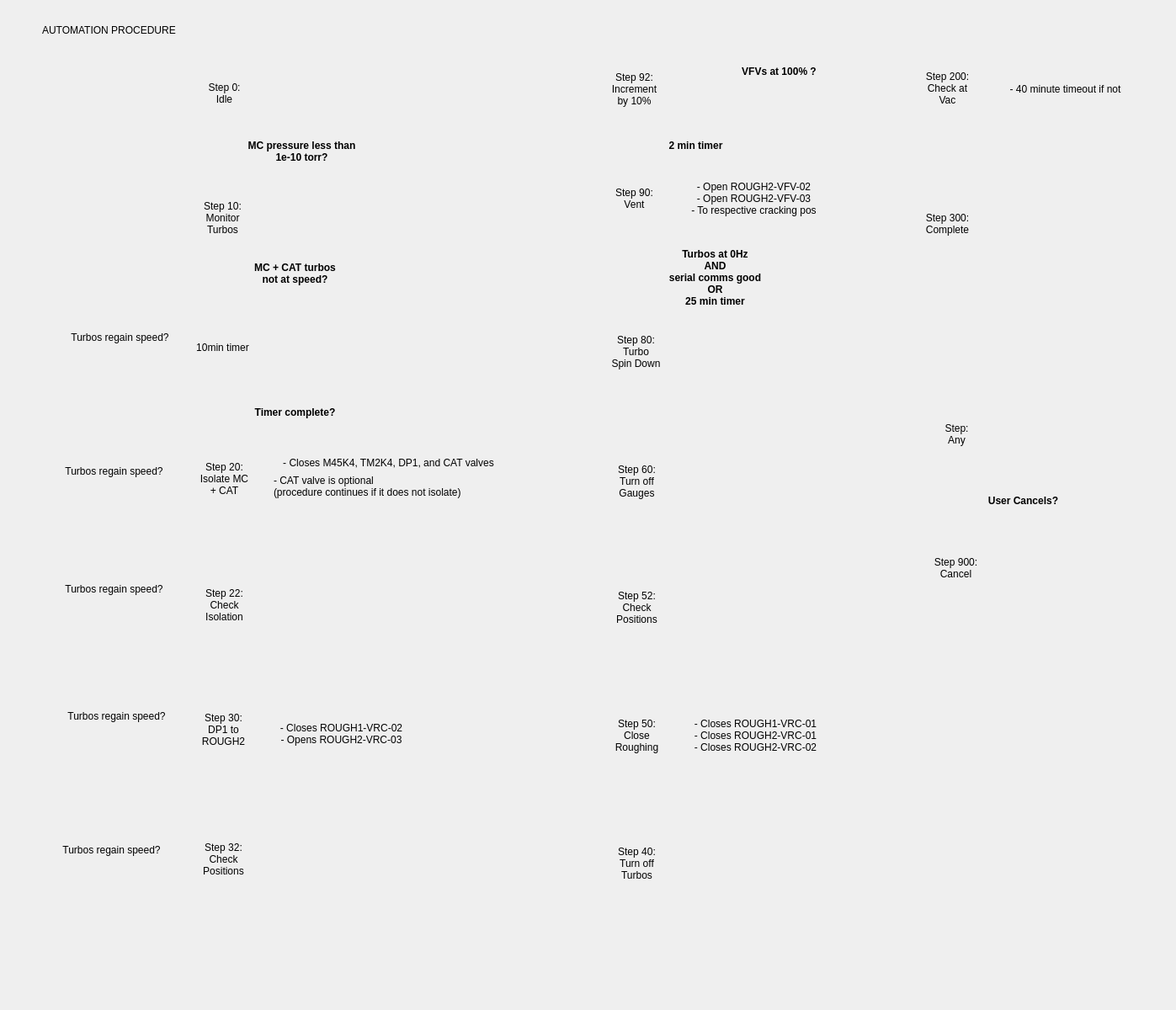
<?xml version="1.0" encoding="UTF-8"?>
<ui version="4.0">
 <class>Form</class>
 <widget class="PyDMFrame" name="Form">
  <property name="geometry">
   <rect>
    <x>0</x>
    <y>0</y>
    <width>1397</width>
    <height>1200</height>
   </rect>
  </property>
  <property name="windowTitle">
   <string>Form</string>
  </property>
  <widget class="PyDMDrawingCircle" name="PyDMDrawingCircle">
   <property name="geometry">
    <rect>
     <x>219</x>
     <y>70</y>
     <width>91</width>
     <height>81</height>
    </rect>
   </property>
   <property name="toolTip">
    <string/>
   </property>
   <property name="brush" stdset="0">
    <brush brushstyle="SolidPattern">
     <color alpha="0">
      <red>0</red>
      <green>0</green>
      <blue>0</blue>
     </color>
    </brush>
   </property>
   <property name="penStyle" stdset="0">
    <enum>Qt::SolidLine</enum>
   </property>
  </widget>
  <widget class="PyDMLabel" name="PyDMLabel">
   <property name="geometry">
    <rect>
     <x>50</x>
     <y>20</y>
     <width>231</width>
     <height>31</height>
    </rect>
   </property>
   <property name="toolTip">
    <string/>
   </property>
   <property name="text">
    <string>AUTOMATION PROCEDURE</string>
   </property>
  </widget>
  <widget class="QLabel" name="label">
   <property name="geometry">
    <rect>
     <x>231</x>
     <y>85</y>
     <width>71</width>
     <height>51</height>
    </rect>
   </property>
   <property name="text">
    <string>Step 0:
Idle</string>
   </property>
   <property name="alignment">
    <set>Qt::AlignCenter</set>
   </property>
  </widget>
  <widget class="PyDMDrawingLine" name="PyDMDrawingLine">
   <property name="geometry">
    <rect>
     <x>215</x>
     <y>159</y>
     <width>100</width>
     <height>51</height>
    </rect>
   </property>
   <property name="toolTip">
    <string/>
   </property>
   <property name="rotation" stdset="0">
    <double>270.000000000000000</double>
   </property>
   <property name="arrowEndPoint" stdset="0">
    <bool>true</bool>
   </property>
  </widget>
  <widget class="QLabel" name="label_2">
   <property name="geometry">
    <rect>
     <x>260</x>
     <y>300</y>
     <width>181</width>
     <height>51</height>
    </rect>
   </property>
   <property name="text">
    <string>&lt;html&gt;&lt;head/&gt;&lt;body&gt;&lt;p&gt;&lt;span style=&quot; font-weight:600;&quot;&gt;MC + CAT turbos&lt;br/&gt;not at speed?&lt;/span&gt;&lt;/p&gt;&lt;/body&gt;&lt;/html&gt;</string>
   </property>
   <property name="alignment">
    <set>Qt::AlignCenter</set>
   </property>
  </widget>
  <widget class="PyDMDrawingCircle" name="PyDMDrawingCircle_2">
   <property name="geometry">
    <rect>
     <x>219</x>
     <y>215</y>
     <width>91</width>
     <height>81</height>
    </rect>
   </property>
   <property name="toolTip">
    <string/>
   </property>
   <property name="brush" stdset="0">
    <brush brushstyle="SolidPattern">
     <color alpha="0">
      <red>0</red>
      <green>0</green>
      <blue>0</blue>
     </color>
    </brush>
   </property>
   <property name="penStyle" stdset="0">
    <enum>Qt::SolidLine</enum>
   </property>
  </widget>
  <widget class="QLabel" name="label_3">
   <property name="geometry">
    <rect>
     <x>224</x>
     <y>233</y>
     <width>81</width>
     <height>51</height>
    </rect>
   </property>
   <property name="text">
    <string>Step 10:
Monitor
Turbos</string>
   </property>
   <property name="alignment">
    <set>Qt::AlignCenter</set>
   </property>
  </widget>
  <widget class="QLabel" name="label_4">
   <property name="geometry">
    <rect>
     <x>248</x>
     <y>155</y>
     <width>221</width>
     <height>51</height>
    </rect>
   </property>
   <property name="text">
    <string>&lt;html&gt;&lt;head/&gt;&lt;body&gt;&lt;p&gt;&lt;span style=&quot; font-weight:600;&quot;&gt;MC pressure less than&lt;br/&gt;1e-10 torr?&lt;/span&gt;&lt;/p&gt;&lt;/body&gt;&lt;/html&gt;</string>
   </property>
   <property name="alignment">
    <set>Qt::AlignCenter</set>
   </property>
  </widget>
  <widget class="PyDMDrawingLine" name="PyDMDrawingLine_2">
   <property name="geometry">
    <rect>
     <x>215</x>
     <y>308</y>
     <width>100</width>
     <height>51</height>
    </rect>
   </property>
   <property name="toolTip">
    <string/>
   </property>
   <property name="rotation" stdset="0">
    <double>270.000000000000000</double>
   </property>
   <property name="arrowEndPoint" stdset="0">
    <bool>true</bool>
   </property>
  </widget>
  <widget class="PyDMDrawingCircle" name="PyDMDrawingCircle_3">
   <property name="geometry">
    <rect>
     <x>218</x>
     <y>369</y>
     <width>91</width>
     <height>91</height>
    </rect>
   </property>
   <property name="toolTip">
    <string/>
   </property>
   <property name="brush" stdset="0">
    <brush brushstyle="SolidPattern">
     <color alpha="0">
      <red>0</red>
      <green>0</green>
      <blue>0</blue>
     </color>
    </brush>
   </property>
   <property name="penStyle" stdset="0">
    <enum>Qt::SolidLine</enum>
   </property>
  </widget>
  <widget class="QLabel" name="label_5">
   <property name="geometry">
    <rect>
     <x>229</x>
     <y>387</y>
     <width>71</width>
     <height>51</height>
    </rect>
   </property>
   <property name="text">
    <string>10min timer</string>
   </property>
   <property name="alignment">
    <set>Qt::AlignCenter</set>
   </property>
  </widget>
  <widget class="PyDMDrawingLine" name="PyDMDrawingLine_3">
   <property name="geometry">
    <rect>
     <x>59</x>
     <y>80</y>
     <width>151</width>
     <height>51</height>
    </rect>
   </property>
   <property name="toolTip">
    <string/>
   </property>
   <property name="rotation" stdset="0">
    <double>0.000000000000000</double>
   </property>
   <property name="arrowEndPoint" stdset="0">
    <bool>true</bool>
   </property>
  </widget>
  <widget class="PyDMDrawingLine" name="PyDMDrawingLine_4">
   <property name="geometry">
    <rect>
     <x>10</x>
     <y>103</y>
     <width>100</width>
     <height>931</height>
    </rect>
   </property>
   <property name="toolTip">
    <string/>
   </property>
   <property name="penWidth" stdset="0">
    <double>1.000000000000000</double>
   </property>
   <property name="rotation" stdset="0">
    <double>90.000000000000000</double>
   </property>
  </widget>
  <widget class="QLabel" name="label_7">
   <property name="geometry">
    <rect>
     <x>245</x>
     <y>465</y>
     <width>211</width>
     <height>51</height>
    </rect>
   </property>
   <property name="text">
    <string>&lt;b&gt;Timer complete?</string>
   </property>
   <property name="alignment">
    <set>Qt::AlignCenter</set>
   </property>
  </widget>
  <widget class="PyDMDrawingLine" name="PyDMDrawingLine_5">
   <property name="geometry">
    <rect>
     <x>216</x>
     <y>468</y>
     <width>100</width>
     <height>51</height>
    </rect>
   </property>
   <property name="toolTip">
    <string/>
   </property>
   <property name="rotation" stdset="0">
    <double>270.000000000000000</double>
   </property>
   <property name="arrowEndPoint" stdset="0">
    <bool>true</bool>
   </property>
  </widget>
  <widget class="PyDMDrawingLine" name="PyDMDrawingLine_6">
   <property name="geometry">
    <rect>
     <x>65</x>
     <y>393</y>
     <width>141</width>
     <height>51</height>
    </rect>
   </property>
   <property name="toolTip">
    <string/>
   </property>
   <property name="penCapStyle" stdset="0">
    <enum>Qt::SquareCap</enum>
   </property>
   <property name="rotation" stdset="0">
    <double>180.000000000000000</double>
   </property>
   <property name="arrowEndPoint" stdset="0">
    <bool>true</bool>
   </property>
  </widget>
  <widget class="QLabel" name="label_8">
   <property name="geometry">
    <rect>
     <x>221</x>
     <y>533</y>
     <width>91</width>
     <height>71</height>
    </rect>
   </property>
   <property name="text">
    <string>Step 20:
Isolate MC
+ CAT</string>
   </property>
   <property name="alignment">
    <set>Qt::AlignCenter</set>
   </property>
  </widget>
  <widget class="PyDMDrawingCircle" name="PyDMDrawingCircle_4">
   <property name="geometry">
    <rect>
     <x>220</x>
     <y>524</y>
     <width>91</width>
     <height>91</height>
    </rect>
   </property>
   <property name="toolTip">
    <string/>
   </property>
   <property name="brush" stdset="0">
    <brush brushstyle="SolidPattern">
     <color alpha="0">
      <red>0</red>
      <green>0</green>
      <blue>0</blue>
     </color>
    </brush>
   </property>
   <property name="penStyle" stdset="0">
    <enum>Qt::SolidLine</enum>
   </property>
  </widget>
  <widget class="PyDMDrawingLine" name="PyDMDrawingLine_8">
   <property name="geometry">
    <rect>
     <x>67</x>
     <y>553</y>
     <width>141</width>
     <height>51</height>
    </rect>
   </property>
   <property name="toolTip">
    <string/>
   </property>
   <property name="penCapStyle" stdset="0">
    <enum>Qt::SquareCap</enum>
   </property>
   <property name="rotation" stdset="0">
    <double>180.000000000000000</double>
   </property>
   <property name="arrowEndPoint" stdset="0">
    <bool>true</bool>
   </property>
  </widget>
  <widget class="QLabel" name="label_9">
   <property name="geometry">
    <rect>
     <x>57</x>
     <y>385</y>
     <width>171</width>
     <height>31</height>
    </rect>
   </property>
   <property name="text">
    <string>Turbos regain speed?</string>
   </property>
   <property name="alignment">
    <set>Qt::AlignCenter</set>
   </property>
  </widget>
  <widget class="QLabel" name="label_10">
   <property name="geometry">
    <rect>
     <x>50</x>
     <y>544</y>
     <width>171</width>
     <height>31</height>
    </rect>
   </property>
   <property name="text">
    <string>Turbos regain speed?</string>
   </property>
   <property name="alignment">
    <set>Qt::AlignCenter</set>
   </property>
  </widget>
  <widget class="QLabel" name="label_11">
   <property name="geometry">
    <rect>
     <x>281</x>
     <y>524</y>
     <width>361</width>
     <height>51</height>
    </rect>
   </property>
   <property name="text">
    <string>- Closes M45K4, TM2K4, DP1, and CAT valves</string>
   </property>
   <property name="alignment">
    <set>Qt::AlignCenter</set>
   </property>
  </widget>
  <widget class="QLabel" name="label_12">
   <property name="geometry">
    <rect>
     <x>221</x>
     <y>683</y>
     <width>91</width>
     <height>71</height>
    </rect>
   </property>
   <property name="text">
    <string>Step 22:
Check
Isolation</string>
   </property>
   <property name="alignment">
    <set>Qt::AlignCenter</set>
   </property>
  </widget>
  <widget class="PyDMDrawingLine" name="PyDMDrawingLine_7">
   <property name="geometry">
    <rect>
     <x>216</x>
     <y>619</y>
     <width>100</width>
     <height>51</height>
    </rect>
   </property>
   <property name="toolTip">
    <string/>
   </property>
   <property name="rotation" stdset="0">
    <double>270.000000000000000</double>
   </property>
   <property name="arrowEndPoint" stdset="0">
    <bool>true</bool>
   </property>
  </widget>
  <widget class="PyDMDrawingCircle" name="PyDMDrawingCircle_5">
   <property name="geometry">
    <rect>
     <x>220</x>
     <y>674</y>
     <width>91</width>
     <height>91</height>
    </rect>
   </property>
   <property name="toolTip">
    <string/>
   </property>
   <property name="brush" stdset="0">
    <brush brushstyle="SolidPattern">
     <color alpha="0">
      <red>0</red>
      <green>0</green>
      <blue>0</blue>
     </color>
    </brush>
   </property>
   <property name="penStyle" stdset="0">
    <enum>Qt::SolidLine</enum>
   </property>
  </widget>
  <widget class="QLabel" name="label_13">
   <property name="geometry">
    <rect>
     <x>325</x>
     <y>552</y>
     <width>361</width>
     <height>51</height>
    </rect>
   </property>
   <property name="text">
    <string>- CAT valve is optional
(procedure continues if it does not isolate)</string>
   </property>
   <property name="alignment">
    <set>Qt::AlignLeading|Qt::AlignLeft|Qt::AlignVCenter</set>
   </property>
  </widget>
  <widget class="PyDMDrawingLine" name="PyDMDrawingLine_9">
   <property name="geometry">
    <rect>
     <x>67</x>
     <y>693</y>
     <width>141</width>
     <height>51</height>
    </rect>
   </property>
   <property name="toolTip">
    <string/>
   </property>
   <property name="penCapStyle" stdset="0">
    <enum>Qt::SquareCap</enum>
   </property>
   <property name="rotation" stdset="0">
    <double>180.000000000000000</double>
   </property>
   <property name="arrowEndPoint" stdset="0">
    <bool>true</bool>
   </property>
  </widget>
  <widget class="QLabel" name="label_15">
   <property name="geometry">
    <rect>
     <x>50</x>
     <y>684</y>
     <width>171</width>
     <height>31</height>
    </rect>
   </property>
   <property name="text">
    <string>Turbos regain speed?</string>
   </property>
   <property name="alignment">
    <set>Qt::AlignCenter</set>
   </property>
  </widget>
  <widget class="PyDMDrawingLine" name="PyDMDrawingLine_11">
   <property name="geometry">
    <rect>
     <x>215</x>
     <y>769</y>
     <width>100</width>
     <height>51</height>
    </rect>
   </property>
   <property name="toolTip">
    <string/>
   </property>
   <property name="rotation" stdset="0">
    <double>270.000000000000000</double>
   </property>
   <property name="arrowEndPoint" stdset="0">
    <bool>true</bool>
   </property>
  </widget>
  <widget class="QLabel" name="label_17">
   <property name="geometry">
    <rect>
     <x>220</x>
     <y>836</y>
     <width>91</width>
     <height>61</height>
    </rect>
   </property>
   <property name="text">
    <string>Step 30:
DP1 to
ROUGH2</string>
   </property>
   <property name="alignment">
    <set>Qt::AlignCenter</set>
   </property>
  </widget>
  <widget class="PyDMDrawingCircle" name="PyDMDrawingCircle_7">
   <property name="geometry">
    <rect>
     <x>220</x>
     <y>824</y>
     <width>91</width>
     <height>91</height>
    </rect>
   </property>
   <property name="toolTip">
    <string/>
   </property>
   <property name="brush" stdset="0">
    <brush brushstyle="SolidPattern">
     <color alpha="0">
      <red>0</red>
      <green>0</green>
      <blue>0</blue>
     </color>
    </brush>
   </property>
   <property name="penStyle" stdset="0">
    <enum>Qt::SolidLine</enum>
   </property>
  </widget>
  <widget class="QLabel" name="label_18">
   <property name="geometry">
    <rect>
     <x>53</x>
     <y>835</y>
     <width>171</width>
     <height>31</height>
    </rect>
   </property>
   <property name="text">
    <string>Turbos regain speed?</string>
   </property>
   <property name="alignment">
    <set>Qt::AlignCenter</set>
   </property>
  </widget>
  <widget class="PyDMDrawingLine" name="PyDMDrawingLine_12">
   <property name="geometry">
    <rect>
     <x>70</x>
     <y>844</y>
     <width>141</width>
     <height>51</height>
    </rect>
   </property>
   <property name="toolTip">
    <string/>
   </property>
   <property name="penCapStyle" stdset="0">
    <enum>Qt::SquareCap</enum>
   </property>
   <property name="rotation" stdset="0">
    <double>180.000000000000000</double>
   </property>
   <property name="arrowEndPoint" stdset="0">
    <bool>true</bool>
   </property>
  </widget>
  <widget class="QLabel" name="label_19">
   <property name="geometry">
    <rect>
     <x>300</x>
     <y>846</y>
     <width>211</width>
     <height>51</height>
    </rect>
   </property>
   <property name="text">
    <string>- Closes ROUGH1-VRC-02
- Opens ROUGH2-VRC-03</string>
   </property>
   <property name="alignment">
    <set>Qt::AlignCenter</set>
   </property>
  </widget>
  <widget class="PyDMDrawingLine" name="PyDMDrawingLine_13">
   <property name="geometry">
    <rect>
     <x>214</x>
     <y>919</y>
     <width>100</width>
     <height>51</height>
    </rect>
   </property>
   <property name="toolTip">
    <string/>
   </property>
   <property name="rotation" stdset="0">
    <double>270.000000000000000</double>
   </property>
   <property name="arrowEndPoint" stdset="0">
    <bool>true</bool>
   </property>
  </widget>
  <widget class="QLabel" name="label_20">
   <property name="geometry">
    <rect>
     <x>220</x>
     <y>990</y>
     <width>91</width>
     <height>61</height>
    </rect>
   </property>
   <property name="text">
    <string>Step 32:
Check
Positions</string>
   </property>
   <property name="alignment">
    <set>Qt::AlignCenter</set>
   </property>
  </widget>
  <widget class="PyDMDrawingCircle" name="PyDMDrawingCircle_8">
   <property name="geometry">
    <rect>
     <x>220</x>
     <y>978</y>
     <width>91</width>
     <height>91</height>
    </rect>
   </property>
   <property name="toolTip">
    <string/>
   </property>
   <property name="brush" stdset="0">
    <brush brushstyle="SolidPattern">
     <color alpha="0">
      <red>0</red>
      <green>0</green>
      <blue>0</blue>
     </color>
    </brush>
   </property>
   <property name="penStyle" stdset="0">
    <enum>Qt::SolidLine</enum>
   </property>
  </widget>
  <widget class="QLabel" name="label_21">
   <property name="geometry">
    <rect>
     <x>47</x>
     <y>994</y>
     <width>171</width>
     <height>31</height>
    </rect>
   </property>
   <property name="text">
    <string>Turbos regain speed?</string>
   </property>
   <property name="alignment">
    <set>Qt::AlignCenter</set>
   </property>
  </widget>
  <widget class="PyDMDrawingLine" name="PyDMDrawingLine_14">
   <property name="geometry">
    <rect>
     <x>64</x>
     <y>1003</y>
     <width>141</width>
     <height>51</height>
    </rect>
   </property>
   <property name="toolTip">
    <string/>
   </property>
   <property name="penCapStyle" stdset="0">
    <enum>Qt::SquareCap</enum>
   </property>
   <property name="rotation" stdset="0">
    <double>180.000000000000000</double>
   </property>
   <property name="arrowEndPoint" stdset="0">
    <bool>true</bool>
   </property>
  </widget>
  <widget class="PyDMDrawingLine" name="PyDMDrawingLine_16">
   <property name="geometry">
    <rect>
     <x>267</x>
     <y>1098</y>
     <width>491</width>
     <height>51</height>
    </rect>
   </property>
   <property name="toolTip">
    <string/>
   </property>
   <property name="rotation" stdset="0">
    <double>0.000000000000000</double>
   </property>
   <property name="arrowEndPoint" stdset="0">
    <bool>false</bool>
   </property>
  </widget>
  <widget class="PyDMDrawingLine" name="PyDMDrawingLine_17">
   <property name="geometry">
    <rect>
     <x>216</x>
     <y>1074</y>
     <width>100</width>
     <height>51</height>
    </rect>
   </property>
   <property name="toolTip">
    <string/>
   </property>
   <property name="rotation" stdset="0">
    <double>270.000000000000000</double>
   </property>
   <property name="arrowEndPoint" stdset="0">
    <bool>false</bool>
   </property>
  </widget>
  <widget class="PyDMDrawingLine" name="PyDMDrawingLine_18">
   <property name="geometry">
    <rect>
     <x>709</x>
     <y>1074</y>
     <width>100</width>
     <height>51</height>
    </rect>
   </property>
   <property name="toolTip">
    <string/>
   </property>
   <property name="rotation" stdset="0">
    <double>90.000000000000000</double>
   </property>
   <property name="arrowEndPoint" stdset="0">
    <bool>true</bool>
   </property>
  </widget>
  <widget class="QLabel" name="label_24">
   <property name="geometry">
    <rect>
     <x>711</x>
     <y>995</y>
     <width>91</width>
     <height>61</height>
    </rect>
   </property>
   <property name="text">
    <string>Step 40:
Turn off
Turbos</string>
   </property>
   <property name="alignment">
    <set>Qt::AlignCenter</set>
   </property>
  </widget>
  <widget class="PyDMDrawingCircle" name="PyDMDrawingCircle_10">
   <property name="geometry">
    <rect>
     <x>711</x>
     <y>981</y>
     <width>91</width>
     <height>91</height>
    </rect>
   </property>
   <property name="toolTip">
    <string/>
   </property>
   <property name="brush" stdset="0">
    <brush brushstyle="SolidPattern">
     <color alpha="0">
      <red>0</red>
      <green>0</green>
      <blue>0</blue>
     </color>
    </brush>
   </property>
   <property name="penStyle" stdset="0">
    <enum>Qt::SolidLine</enum>
   </property>
  </widget>
  <widget class="QLabel" name="label_25">
   <property name="geometry">
    <rect>
     <x>711</x>
     <y>843</y>
     <width>91</width>
     <height>61</height>
    </rect>
   </property>
   <property name="text">
    <string>Step 50:
Close
Roughing</string>
   </property>
   <property name="alignment">
    <set>Qt::AlignCenter</set>
   </property>
  </widget>
  <widget class="PyDMDrawingCircle" name="PyDMDrawingCircle_11">
   <property name="geometry">
    <rect>
     <x>711</x>
     <y>831</y>
     <width>91</width>
     <height>91</height>
    </rect>
   </property>
   <property name="toolTip">
    <string/>
   </property>
   <property name="brush" stdset="0">
    <brush brushstyle="SolidPattern">
     <color alpha="0">
      <red>0</red>
      <green>0</green>
      <blue>0</blue>
     </color>
    </brush>
   </property>
   <property name="penStyle" stdset="0">
    <enum>Qt::SolidLine</enum>
   </property>
  </widget>
  <widget class="PyDMDrawingLine" name="PyDMDrawingLine_19">
   <property name="geometry">
    <rect>
     <x>706</x>
     <y>926</y>
     <width>100</width>
     <height>51</height>
    </rect>
   </property>
   <property name="toolTip">
    <string/>
   </property>
   <property name="rotation" stdset="0">
    <double>90.000000000000000</double>
   </property>
   <property name="arrowEndPoint" stdset="0">
    <bool>true</bool>
   </property>
  </widget>
  <widget class="PyDMDrawingLine" name="PyDMDrawingLine_20">
   <property name="geometry">
    <rect>
     <x>706</x>
     <y>774</y>
     <width>100</width>
     <height>51</height>
    </rect>
   </property>
   <property name="toolTip">
    <string/>
   </property>
   <property name="rotation" stdset="0">
    <double>90.000000000000000</double>
   </property>
   <property name="arrowEndPoint" stdset="0">
    <bool>true</bool>
   </property>
  </widget>
  <widget class="PyDMDrawingCircle" name="PyDMDrawingCircle_12">
   <property name="geometry">
    <rect>
     <x>711</x>
     <y>679</y>
     <width>91</width>
     <height>91</height>
    </rect>
   </property>
   <property name="toolTip">
    <string/>
   </property>
   <property name="brush" stdset="0">
    <brush brushstyle="SolidPattern">
     <color alpha="0">
      <red>0</red>
      <green>0</green>
      <blue>0</blue>
     </color>
    </brush>
   </property>
   <property name="penStyle" stdset="0">
    <enum>Qt::SolidLine</enum>
   </property>
  </widget>
  <widget class="QLabel" name="label_26">
   <property name="geometry">
    <rect>
     <x>711</x>
     <y>691</y>
     <width>91</width>
     <height>61</height>
    </rect>
   </property>
   <property name="text">
    <string>Step 52:
Check
Positions</string>
   </property>
   <property name="alignment">
    <set>Qt::AlignCenter</set>
   </property>
  </widget>
  <widget class="QLabel" name="label_28">
   <property name="geometry">
    <rect>
     <x>792</x>
     <y>833</y>
     <width>211</width>
     <height>81</height>
    </rect>
   </property>
   <property name="text">
    <string>- Closes ROUGH1-VRC-01
- Closes ROUGH2-VRC-01
- Closes ROUGH2-VRC-02</string>
   </property>
   <property name="alignment">
    <set>Qt::AlignCenter</set>
   </property>
  </widget>
  <widget class="PyDMDrawingCircle" name="PyDMDrawingCircle_13">
   <property name="geometry">
    <rect>
     <x>711</x>
     <y>527</y>
     <width>91</width>
     <height>91</height>
    </rect>
   </property>
   <property name="toolTip">
    <string/>
   </property>
   <property name="brush" stdset="0">
    <brush brushstyle="SolidPattern">
     <color alpha="0">
      <red>0</red>
      <green>0</green>
      <blue>0</blue>
     </color>
    </brush>
   </property>
   <property name="penStyle" stdset="0">
    <enum>Qt::SolidLine</enum>
   </property>
  </widget>
  <widget class="QLabel" name="label_29">
   <property name="geometry">
    <rect>
     <x>711</x>
     <y>536</y>
     <width>91</width>
     <height>71</height>
    </rect>
   </property>
   <property name="text">
    <string>Step 60:
Turn off
Gauges</string>
   </property>
   <property name="alignment">
    <set>Qt::AlignCenter</set>
   </property>
  </widget>
  <widget class="PyDMDrawingLine" name="PyDMDrawingLine_22">
   <property name="geometry">
    <rect>
     <x>706</x>
     <y>622</y>
     <width>100</width>
     <height>51</height>
    </rect>
   </property>
   <property name="toolTip">
    <string/>
   </property>
   <property name="rotation" stdset="0">
    <double>90.000000000000000</double>
   </property>
   <property name="arrowEndPoint" stdset="0">
    <bool>true</bool>
   </property>
  </widget>
  <widget class="QLabel" name="label_30">
   <property name="geometry">
    <rect>
     <x>710</x>
     <y>382</y>
     <width>91</width>
     <height>71</height>
    </rect>
   </property>
   <property name="text">
    <string>Step 80:
Turbo
Spin Down</string>
   </property>
   <property name="alignment">
    <set>Qt::AlignCenter</set>
   </property>
  </widget>
  <widget class="PyDMDrawingLine" name="PyDMDrawingLine_23">
   <property name="geometry">
    <rect>
     <x>705</x>
     <y>469</y>
     <width>100</width>
     <height>51</height>
    </rect>
   </property>
   <property name="toolTip">
    <string/>
   </property>
   <property name="rotation" stdset="0">
    <double>90.000000000000000</double>
   </property>
   <property name="arrowEndPoint" stdset="0">
    <bool>true</bool>
   </property>
  </widget>
  <widget class="PyDMDrawingCircle" name="PyDMDrawingCircle_14">
   <property name="geometry">
    <rect>
     <x>710</x>
     <y>374</y>
     <width>91</width>
     <height>91</height>
    </rect>
   </property>
   <property name="toolTip">
    <string/>
   </property>
   <property name="brush" stdset="0">
    <brush brushstyle="SolidPattern">
     <color alpha="0">
      <red>0</red>
      <green>0</green>
      <blue>0</blue>
     </color>
    </brush>
   </property>
   <property name="penStyle" stdset="0">
    <enum>Qt::SolidLine</enum>
   </property>
  </widget>
  <widget class="PyDMDrawingLine" name="PyDMDrawingLine_24">
   <property name="geometry">
    <rect>
     <x>704</x>
     <y>292</y>
     <width>100</width>
     <height>71</height>
    </rect>
   </property>
   <property name="toolTip">
    <string/>
   </property>
   <property name="rotation" stdset="0">
    <double>90.000000000000000</double>
   </property>
   <property name="arrowEndPoint" stdset="0">
    <bool>true</bool>
   </property>
  </widget>
  <widget class="QLabel" name="label_6">
   <property name="geometry">
    <rect>
     <x>759</x>
     <y>280</y>
     <width>181</width>
     <height>101</height>
    </rect>
   </property>
   <property name="text">
    <string>&lt;html&gt;&lt;head/&gt;&lt;body&gt;&lt;p&gt;&lt;span style=&quot; font-weight:600;&quot;&gt;Turbos at 0Hz&lt;br/&gt;AND&lt;br/&gt;serial comms good&lt;br/&gt;OR&lt;br/&gt;25 min timer&lt;/span&gt;&lt;/p&gt;&lt;/body&gt;&lt;/html&gt;</string>
   </property>
   <property name="alignment">
    <set>Qt::AlignCenter</set>
   </property>
  </widget>
  <widget class="PyDMDrawingCircle" name="PyDMDrawingCircle_15">
   <property name="geometry">
    <rect>
     <x>708</x>
     <y>192</y>
     <width>91</width>
     <height>91</height>
    </rect>
   </property>
   <property name="toolTip">
    <string/>
   </property>
   <property name="brush" stdset="0">
    <brush brushstyle="SolidPattern">
     <color alpha="0">
      <red>0</red>
      <green>0</green>
      <blue>0</blue>
     </color>
    </brush>
   </property>
   <property name="penStyle" stdset="0">
    <enum>Qt::SolidLine</enum>
   </property>
  </widget>
  <widget class="QLabel" name="label_31">
   <property name="geometry">
    <rect>
     <x>708</x>
     <y>200</y>
     <width>91</width>
     <height>71</height>
    </rect>
   </property>
   <property name="text">
    <string>Step 90:
Vent</string>
   </property>
   <property name="alignment">
    <set>Qt::AlignCenter</set>
   </property>
  </widget>
  <widget class="QLabel" name="label_32">
   <property name="geometry">
    <rect>
     <x>790</x>
     <y>195</y>
     <width>211</width>
     <height>81</height>
    </rect>
   </property>
   <property name="text">
    <string>- Open ROUGH2-VFV-02
- Open ROUGH2-VFV-03
- To respective cracking pos</string>
   </property>
   <property name="alignment">
    <set>Qt::AlignCenter</set>
   </property>
  </widget>
  <widget class="PyDMDrawingCircle" name="PyDMDrawingCircle_16">
   <property name="geometry">
    <rect>
     <x>707</x>
     <y>61</y>
     <width>91</width>
     <height>91</height>
    </rect>
   </property>
   <property name="toolTip">
    <string/>
   </property>
   <property name="brush" stdset="0">
    <brush brushstyle="SolidPattern">
     <color alpha="0">
      <red>0</red>
      <green>0</green>
      <blue>0</blue>
     </color>
    </brush>
   </property>
   <property name="penStyle" stdset="0">
    <enum>Qt::SolidLine</enum>
   </property>
  </widget>
  <widget class="QLabel" name="label_33">
   <property name="geometry">
    <rect>
     <x>708</x>
     <y>70</y>
     <width>91</width>
     <height>71</height>
    </rect>
   </property>
   <property name="text">
    <string>Step 92:
Increment
by 10%</string>
   </property>
   <property name="alignment">
    <set>Qt::AlignCenter</set>
   </property>
  </widget>
  <widget class="PyDMDrawingLine" name="PyDMDrawingLine_25">
   <property name="geometry">
    <rect>
     <x>703</x>
     <y>157</y>
     <width>100</width>
     <height>31</height>
    </rect>
   </property>
   <property name="toolTip">
    <string/>
   </property>
   <property name="rotation" stdset="0">
    <double>90.000000000000000</double>
   </property>
   <property name="arrowEndPoint" stdset="0">
    <bool>true</bool>
   </property>
  </widget>
  <widget class="PyDMDrawingLine" name="PyDMDrawingLine_26">
   <property name="geometry">
    <rect>
     <x>659</x>
     <y>208</y>
     <width>41</width>
     <height>51</height>
    </rect>
   </property>
   <property name="toolTip">
    <string/>
   </property>
   <property name="penCapStyle" stdset="0">
    <enum>Qt::SquareCap</enum>
   </property>
   <property name="rotation" stdset="0">
    <double>0.000000000000000</double>
   </property>
   <property name="arrowEndPoint" stdset="0">
    <bool>true</bool>
   </property>
  </widget>
  <widget class="PyDMDrawingLine" name="PyDMDrawingLine_27">
   <property name="geometry">
    <rect>
     <x>610</x>
     <y>103</y>
     <width>100</width>
     <height>131</height>
    </rect>
   </property>
   <property name="toolTip">
    <string/>
   </property>
   <property name="rotation" stdset="0">
    <double>90.000000000000000</double>
   </property>
   <property name="arrowEndPoint" stdset="0">
    <bool>false</bool>
   </property>
  </widget>
  <widget class="PyDMDrawingLine" name="PyDMDrawingLine_28">
   <property name="geometry">
    <rect>
     <x>659</x>
     <y>79</y>
     <width>41</width>
     <height>51</height>
    </rect>
   </property>
   <property name="toolTip">
    <string/>
   </property>
   <property name="penCapStyle" stdset="0">
    <enum>Qt::SquareCap</enum>
   </property>
   <property name="rotation" stdset="0">
    <double>180.000000000000000</double>
   </property>
   <property name="arrowEndPoint" stdset="0">
    <bool>false</bool>
   </property>
  </widget>
  <widget class="QLabel" name="label_34">
   <property name="geometry">
    <rect>
     <x>756</x>
     <y>153</y>
     <width>141</width>
     <height>41</height>
    </rect>
   </property>
   <property name="text">
    <string>&lt;html&gt;&lt;head/&gt;&lt;body&gt;&lt;p&gt;&lt;span style=&quot; font-weight:600;&quot;&gt;2 min timer&lt;/span&gt;&lt;/p&gt;&lt;/body&gt;&lt;/html&gt;</string>
   </property>
   <property name="alignment">
    <set>Qt::AlignCenter</set>
   </property>
  </widget>
  <widget class="PyDMDrawingLine" name="PyDMDrawingLine_29">
   <property name="geometry">
    <rect>
     <x>818</x>
     <y>80</y>
     <width>241</width>
     <height>51</height>
    </rect>
   </property>
   <property name="toolTip">
    <string/>
   </property>
   <property name="penCapStyle" stdset="0">
    <enum>Qt::SquareCap</enum>
   </property>
   <property name="rotation" stdset="0">
    <double>0.000000000000000</double>
   </property>
   <property name="arrowEndPoint" stdset="0">
    <bool>true</bool>
   </property>
  </widget>
  <widget class="QLabel" name="label_35">
   <property name="geometry">
    <rect>
     <x>820</x>
     <y>60</y>
     <width>211</width>
     <height>51</height>
    </rect>
   </property>
   <property name="text">
    <string>&lt;html&gt;&lt;head/&gt;&lt;body&gt;&lt;p&gt;&lt;span style=&quot; font-weight:600;&quot;&gt;VFVs at 100% ?&lt;/span&gt;&lt;/p&gt;&lt;/body&gt;&lt;/html&gt;</string>
   </property>
   <property name="alignment">
    <set>Qt::AlignCenter</set>
   </property>
  </widget>
  <widget class="QLabel" name="label_36">
   <property name="geometry">
    <rect>
     <x>1080</x>
     <y>69</y>
     <width>91</width>
     <height>71</height>
    </rect>
   </property>
   <property name="text">
    <string>Step 200:
Check at
Vac</string>
   </property>
   <property name="alignment">
    <set>Qt::AlignCenter</set>
   </property>
  </widget>
  <widget class="PyDMDrawingCircle" name="PyDMDrawingCircle_17">
   <property name="geometry">
    <rect>
     <x>1079</x>
     <y>60</y>
     <width>91</width>
     <height>91</height>
    </rect>
   </property>
   <property name="toolTip">
    <string/>
   </property>
   <property name="brush" stdset="0">
    <brush brushstyle="SolidPattern">
     <color alpha="0">
      <red>0</red>
      <green>0</green>
      <blue>0</blue>
     </color>
    </brush>
   </property>
   <property name="penStyle" stdset="0">
    <enum>Qt::SolidLine</enum>
   </property>
  </widget>
  <widget class="PyDMDrawingCircle" name="PyDMDrawingCircle_18">
   <property name="geometry">
    <rect>
     <x>1079</x>
     <y>221</y>
     <width>91</width>
     <height>91</height>
    </rect>
   </property>
   <property name="toolTip">
    <string/>
   </property>
   <property name="brush" stdset="0">
    <brush brushstyle="SolidPattern">
     <color alpha="0">
      <red>0</red>
      <green>0</green>
      <blue>0</blue>
     </color>
    </brush>
   </property>
   <property name="penStyle" stdset="0">
    <enum>Qt::SolidLine</enum>
   </property>
  </widget>
  <widget class="PyDMDrawingLine" name="PyDMDrawingLine_30">
   <property name="geometry">
    <rect>
     <x>1075</x>
     <y>163</y>
     <width>100</width>
     <height>51</height>
    </rect>
   </property>
   <property name="toolTip">
    <string/>
   </property>
   <property name="rotation" stdset="0">
    <double>270.000000000000000</double>
   </property>
   <property name="arrowEndPoint" stdset="0">
    <bool>true</bool>
   </property>
  </widget>
  <widget class="QLabel" name="label_37">
   <property name="geometry">
    <rect>
     <x>1080</x>
     <y>230</y>
     <width>91</width>
     <height>71</height>
    </rect>
   </property>
   <property name="text">
    <string>Step 300:
Complete</string>
   </property>
   <property name="alignment">
    <set>Qt::AlignCenter</set>
   </property>
  </widget>
  <widget class="QLabel" name="label_38">
   <property name="geometry">
    <rect>
     <x>1160</x>
     <y>80</y>
     <width>211</width>
     <height>51</height>
    </rect>
   </property>
   <property name="text">
    <string>- 40 minute timeout if not</string>
   </property>
   <property name="alignment">
    <set>Qt::AlignCenter</set>
   </property>
  </widget>
  <widget class="QLabel" name="label_39">
   <property name="geometry">
    <rect>
     <x>1090</x>
     <y>639</y>
     <width>91</width>
     <height>71</height>
    </rect>
   </property>
   <property name="text">
    <string>Step 900:
Cancel</string>
   </property>
   <property name="alignment">
    <set>Qt::AlignCenter</set>
   </property>
  </widget>
  <widget class="PyDMDrawingCircle" name="PyDMDrawingCircle_19">
   <property name="geometry">
    <rect>
     <x>1090</x>
     <y>630</y>
     <width>91</width>
     <height>91</height>
    </rect>
   </property>
   <property name="toolTip">
    <string/>
   </property>
   <property name="brush" stdset="0">
    <brush brushstyle="SolidPattern">
     <color alpha="0">
      <red>0</red>
      <green>0</green>
      <blue>0</blue>
     </color>
    </brush>
   </property>
   <property name="penStyle" stdset="0">
    <enum>Qt::SolidLine</enum>
   </property>
  </widget>
  <widget class="PyDMDrawingLine" name="PyDMDrawingLine_31">
   <property name="geometry">
    <rect>
     <x>1086</x>
     <y>572</y>
     <width>100</width>
     <height>51</height>
    </rect>
   </property>
   <property name="toolTip">
    <string/>
   </property>
   <property name="rotation" stdset="0">
    <double>270.000000000000000</double>
   </property>
   <property name="arrowEndPoint" stdset="0">
    <bool>true</bool>
   </property>
  </widget>
  <widget class="PyDMDrawingCircle" name="PyDMDrawingCircle_20">
   <property name="geometry">
    <rect>
     <x>1091</x>
     <y>471</y>
     <width>91</width>
     <height>91</height>
    </rect>
   </property>
   <property name="toolTip">
    <string/>
   </property>
   <property name="brush" stdset="0">
    <brush brushstyle="SolidPattern">
     <color alpha="0">
      <red>0</red>
      <green>0</green>
      <blue>0</blue>
     </color>
    </brush>
   </property>
   <property name="penStyle" stdset="0">
    <enum>Qt::SolidLine</enum>
   </property>
  </widget>
  <widget class="QLabel" name="label_40">
   <property name="geometry">
    <rect>
     <x>1091</x>
     <y>480</y>
     <width>91</width>
     <height>71</height>
    </rect>
   </property>
   <property name="text">
    <string>Step:
Any</string>
   </property>
   <property name="alignment">
    <set>Qt::AlignCenter</set>
   </property>
  </widget>
  <widget class="QLabel" name="label_14">
   <property name="geometry">
    <rect>
     <x>1110</x>
     <y>570</y>
     <width>211</width>
     <height>51</height>
    </rect>
   </property>
   <property name="text">
    <string>&lt;html&gt;&lt;head/&gt;&lt;body&gt;&lt;p&gt;&lt;span style=&quot; font-weight:600;&quot;&gt;User Cancels?&lt;/span&gt;&lt;/p&gt;&lt;/body&gt;&lt;/html&gt;</string>
   </property>
   <property name="alignment">
    <set>Qt::AlignCenter</set>
   </property>
  </widget>
  <zorder>PyDMDrawingCircle_19</zorder>
  <zorder>PyDMDrawingCircle_17</zorder>
  <zorder>PyDMDrawingCircle_14</zorder>
  <zorder>PyDMDrawingCircle_11</zorder>
  <zorder>PyDMDrawingCircle_10</zorder>
  <zorder>PyDMDrawingCircle_8</zorder>
  <zorder>PyDMDrawingCircle_7</zorder>
  <zorder>PyDMDrawingCircle_5</zorder>
  <zorder>PyDMDrawingCircle_4</zorder>
  <zorder>PyDMDrawingCircle</zorder>
  <zorder>PyDMLabel</zorder>
  <zorder>label</zorder>
  <zorder>PyDMDrawingLine</zorder>
  <zorder>label_2</zorder>
  <zorder>PyDMDrawingCircle_2</zorder>
  <zorder>label_3</zorder>
  <zorder>label_4</zorder>
  <zorder>PyDMDrawingLine_2</zorder>
  <zorder>PyDMDrawingCircle_3</zorder>
  <zorder>label_5</zorder>
  <zorder>PyDMDrawingLine_3</zorder>
  <zorder>PyDMDrawingLine_4</zorder>
  <zorder>label_7</zorder>
  <zorder>PyDMDrawingLine_5</zorder>
  <zorder>PyDMDrawingLine_6</zorder>
  <zorder>label_8</zorder>
  <zorder>PyDMDrawingLine_8</zorder>
  <zorder>label_9</zorder>
  <zorder>label_10</zorder>
  <zorder>label_11</zorder>
  <zorder>label_12</zorder>
  <zorder>PyDMDrawingLine_7</zorder>
  <zorder>label_13</zorder>
  <zorder>PyDMDrawingLine_9</zorder>
  <zorder>label_15</zorder>
  <zorder>PyDMDrawingLine_11</zorder>
  <zorder>label_17</zorder>
  <zorder>label_18</zorder>
  <zorder>PyDMDrawingLine_12</zorder>
  <zorder>label_19</zorder>
  <zorder>PyDMDrawingLine_13</zorder>
  <zorder>label_20</zorder>
  <zorder>label_21</zorder>
  <zorder>PyDMDrawingLine_14</zorder>
  <zorder>PyDMDrawingLine_16</zorder>
  <zorder>PyDMDrawingLine_17</zorder>
  <zorder>PyDMDrawingLine_18</zorder>
  <zorder>label_24</zorder>
  <zorder>label_25</zorder>
  <zorder>PyDMDrawingLine_19</zorder>
  <zorder>PyDMDrawingLine_20</zorder>
  <zorder>PyDMDrawingCircle_12</zorder>
  <zorder>label_26</zorder>
  <zorder>label_28</zorder>
  <zorder>PyDMDrawingCircle_13</zorder>
  <zorder>label_29</zorder>
  <zorder>PyDMDrawingLine_22</zorder>
  <zorder>label_30</zorder>
  <zorder>PyDMDrawingLine_23</zorder>
  <zorder>PyDMDrawingLine_24</zorder>
  <zorder>label_6</zorder>
  <zorder>PyDMDrawingCircle_15</zorder>
  <zorder>label_31</zorder>
  <zorder>label_32</zorder>
  <zorder>PyDMDrawingCircle_16</zorder>
  <zorder>label_33</zorder>
  <zorder>PyDMDrawingLine_25</zorder>
  <zorder>PyDMDrawingLine_26</zorder>
  <zorder>PyDMDrawingLine_27</zorder>
  <zorder>PyDMDrawingLine_28</zorder>
  <zorder>label_34</zorder>
  <zorder>PyDMDrawingLine_29</zorder>
  <zorder>label_35</zorder>
  <zorder>label_36</zorder>
  <zorder>PyDMDrawingCircle_18</zorder>
  <zorder>PyDMDrawingLine_30</zorder>
  <zorder>label_37</zorder>
  <zorder>label_38</zorder>
  <zorder>label_39</zorder>
  <zorder>PyDMDrawingLine_31</zorder>
  <zorder>PyDMDrawingCircle_20</zorder>
  <zorder>label_40</zorder>
  <zorder>label_14</zorder>
 </widget>
 <customwidgets>
  <customwidget>
   <class>PyDMLabel</class>
   <extends>QLabel</extends>
   <header>pydm.widgets.label</header>
  </customwidget>
  <customwidget>
   <class>PyDMDrawingCircle</class>
   <extends>QWidget</extends>
   <header>pydm.widgets.drawing</header>
  </customwidget>
  <customwidget>
   <class>PyDMDrawingLine</class>
   <extends>QWidget</extends>
   <header>pydm.widgets.drawing</header>
  </customwidget>
  <customwidget>
   <class>PyDMFrame</class>
   <extends>QFrame</extends>
   <header>pydm.widgets.frame</header>
   <container>1</container>
  </customwidget>
 </customwidgets>
 <resources/>
 <connections/>
</ui>
